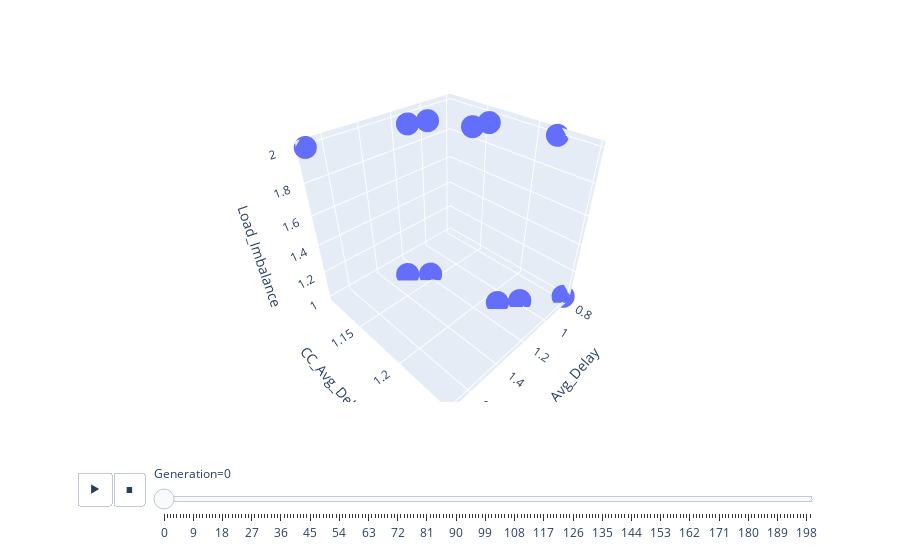

Notebook cell for this chart:
### Code cell
import plotly.express as px

fig = px.scatter_3d(data, x="SC_Avg_Delay", y="CC_Avg_Delay", z="Load_Imbalance", animation_frame="Generation")
fig.show()

# plot = Scatter()
# plot.add(cpp.problem.pareto_front(), plot_type="line", color="black", alpha=0.7)
# plot.add(cpp.res.F, facecolor="none", edgecolor="red")
# plot.show()
